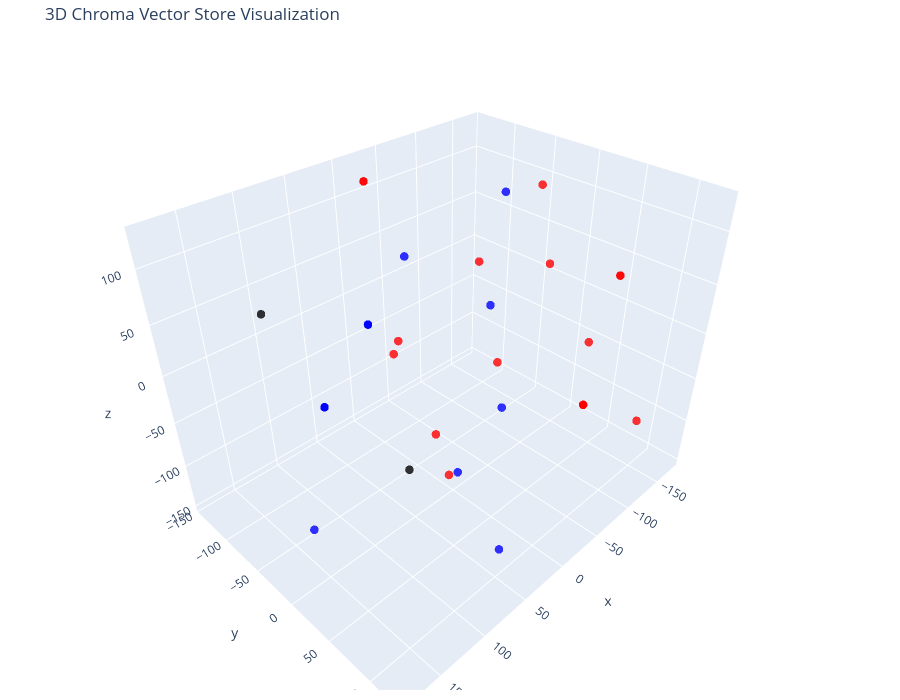

Here is the notebook cell this chart was saved with:
### Code cell
# Let's try 3D!

tsne = TSNE(n_components=3, random_state=42, perplexity=5)
reduced_vectors = tsne.fit_transform(vectors)

# Create the 3D scatter plot
fig = go.Figure(data=[go.Scatter3d(
    x=reduced_vectors[:, 0],
    y=reduced_vectors[:, 1],
    z=reduced_vectors[:, 2],
    mode='markers',
    marker=dict(size=5, color=colors, opacity=0.8),
    text=[f"Type: {t}<br>Text: {d[:100]}..." for t, d in zip(doc_types, documents)],
    hoverinfo='text'
)])

fig.update_layout(
    title='3D Chroma Vector Store Visualization',
    scene=dict(xaxis_title='x', yaxis_title='y', zaxis_title='z'),
    width=900,
    height=700,
    margin=dict(r=20, b=10, l=10, t=40)
)

fig.show()

### Figure 1 — Plotly figure (JSON) as saved in the notebook; plotly's stock layout.template omitted (floating-point values rounded to 4 significant figures)
{"data": [{"hoverinfo": "text", "marker": {"color": ["blue", "blue", "blue", "blue", "blue", "red", "red", "red", "red", "red", "red", "red", "red", "red", "red", "red", "red", "red", "red", "blue", "blue", "red", "red", "blue", "blue", "blue", "blue", "blue", "blue", "red", "red", "black", "black"], "opacity": 0.8, "size": 5}, "mode": "markers", "text": ["Type: up<br>Text: ---\nnext_bar: up\n---\n\n- Китай активно продвигает юань, пока доллар теряет влияние\n- Доллар пытается ...", "Type: up<br>Text: ---\nnext_bar: up\n---...", "Type: up<br>Text: - Доллар достиг 3-летнего минимума на фоне конфликта Трампа и Пауэлла\n- ИИ готов убить человека при ...", "Type: up<br>Text: ---\nnext_bar: up\n---...", "Type: up<br>Text: - Lindsay в третьем квартале 2025 года превзошла ожидания с сильным ростом выручки\n- Reed's Inc на к...", "Type: down<br>Text: ---\nnext_bar: down\n---...", "Type: down<br>Text: - Трамп анонсирует сделку по правам на полезные ископаемые с Конго\n- Фьючерсы на природный газ подор...", "Type: down<br>Text: ---\nnext_bar: down\n---...", "Type: down<br>Text: - Акции BridgeBio растут после сделки по роялти на $300 млн за продажи акорамидиса в Европе\n- Bernst...", "Type: down<br>Text: ---\nnext_bar: down\n---...", "Type: down<br>Text: - EHang заключает партнерство с Reignwood Aviation для расширения операций eVTOL\n- Прогноз Hershey и...", "Type: down<br>Text: ---\nnext_bar: down\n---...", "Type: down<br>Text: - Акции Te Connectivity достигли исторического максимума в $172,31\n- Landsbankinn принимает заявки н...", "Type: down<br>Text: ---\nnext_bar: down\n---...", "Type: down<br>Text: - Eutelsat Communications публикует полугодовые результаты контракта на поддержание ликвидности\n- At...", "Type: down<br>Text: ---\nnext_bar: down\n---...", "Type: down<br>Text: - Рынок акций  Финляндии закрылся падением, OMX Helsinki 25 снизился на 0,49%\n- Рынок акций  Бельгии...", "Type: down<br>Text: ---\nnext_bar: down\n---...", "Type: down<br>Text: - Saba Capital продает акции Blackrock California (BFZ) на сумму $368 704\n- Bosch Group продает 3,3%...", "Type: up<br>Text: ---\nnext_bar: up\n---...", "Type: up<br>Text: - Акции Progyny растут после подтверждения рейтинга \"Покупать\" от BTIG на фоне благоприятных перспек...", "Type: down<br>Text: ---\nnext_bar: down\n---...", "Type: down<br>Text: - Акции Bel Fuse B достигли исторического максимума в $101,76\n- TotalEnergies присоединяется к PJM I...", "Type: up<br>Text: ---\nnext_bar: up\n---...", "Type: up<br>Text: - Deutsche Bank повысил целевую цену акций Avis Budget Group до $196 с $130\n- Tesla растет на фоне р...", "Type: up<br>Text: ---\nnext_bar: up\n---...", "Type: up<br>Text: - FTSE 100 сегодня: индекс снижается, фунт падает до $1,35, данные ВВП разочаровывают\n- Рынок акций ...", "Type: up<br>Text: ---\nnext_bar: up\n---...", "Type: up<br>Text: - Пентагон заключил контракт с Anthropic на разработку ИИ для национальной безопасности на сумму $20...", "Type: down<br>Text: ---\nnext_bar: down\n---...", "Type: down<br>Text: - Компании полупроводникового сектора превзойдут прогнозы по прибыли, считает Oppenheimer\n- Barrick ...", "Type: current<br>Text: ---\nnext_bar: current\n---...", "Type: current<br>Text: - Raymond James подтверждает рейтинг \"Strong Buy\" для акций Alimentation Couche-Tard\n- Расшифровка о..."], "type": "scatter3d", "x": [-108.8, 98.75, -81.4, 98.75, 56.7, -25.07, -58.56, -102.1, -51.49, -25.07, 89.27, -25.07, 129.9, -123.1, 3.172, -25.07, -106.7, -123.1, -174.2, 98.75, 179.9, -26.93, 56.8, 31.58, -143.8, 31.58, 55.09, 31.58, 16.04, -26.93, -156.7, 130.5, 16.61], "y": [-34.65, -57.01, -19.78, -57.01, 3.941, 118.1, -0.9115, 125.7, -131.5, 118.1, 68.84, 118.1, 72.85, 76.02, 94.91, 118.1, -70.95, 76.02, 20.59, -57.01, 32.42, -141.8, 50.42, -75.23, -86.59, -75.23, 106.8, -75.23, 21.44, -141.8, -39.44, -82.03, -44.02], "z": [-135.6, -31.68, 119.8, -31.68, 118.2, -0.4771, -35.21, -57.02, -69.5, -0.4771, 8.045, -0.4771, 101.2, 60.66, 126.3, -0.4771, 25.4, 60.66, -57.1, -31.68, -51.58, 109.6, -66.33, 13.14, -46.01, 13.14, -113.1, 13.14, -109.3, 109.6, 98.54, 63.74, -148.9]}], "layout": {"height": 700, "margin": {"b": 10, "l": 10, "r": 20, "t": 40}, "scene": {"xaxis": {"title": {"text": "x"}}, "yaxis": {"title": {"text": "y"}}, "zaxis": {"title": {"text": "z"}}}, "title": {"text": "3D Chroma Vector Store Visualization"}, "width": 900}}
